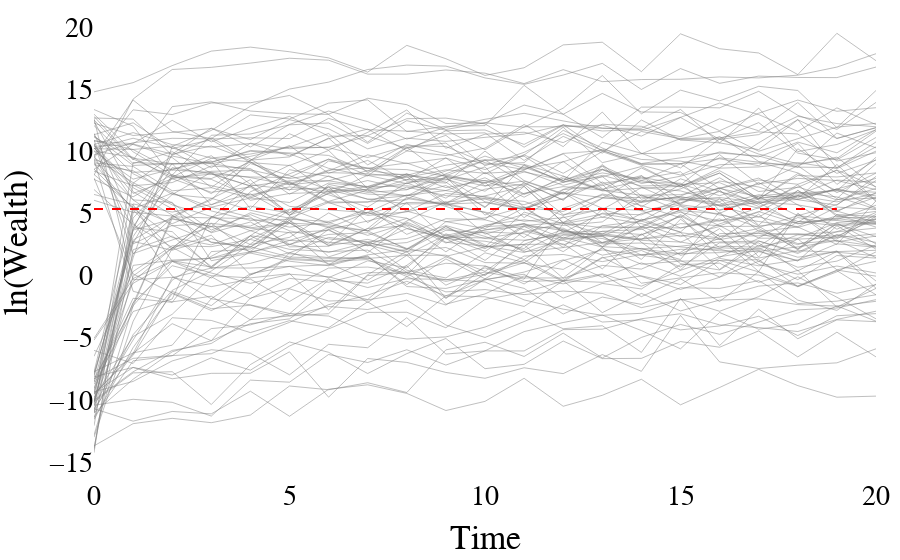

Notebook code for this chart:
### Code cell
fig = go.Figure()

df_high = s12[s12['Group'] == 'high']
for i in df_high['Surname'].unique():
    df_nid = df_high[df_high['Surname'] == i]
    fig.add_trace(go.Scatter(
        x=df_nid['Time'], 
        y=df_nid['log_Wealth_Random'], 
        mode='lines', 
        name=f'Surname {i} (High)',
        opacity=0.5,
        line=dict(width=1, color='grey')
    ))


df_low = s12[s12['Group'] == 'low']
for i in df_low['Surname'].unique():
    df_nid = df_low[df_low['Surname'] == i]
    fig.add_trace(go.Scatter(
        x=df_nid['Time'], 
        y=df_nid['log_Wealth_Random'], 
        mode='lines', 
        name=f'Surname {i} (Low)',
        opacity=0.5,
        line=dict(width=1, color='grey')
    ))

# fig.add_trace(go.Scatter(
#     x=s12['Time'], 
#     y=s12['log_Wealth_Random'], 
#     mode='markers', 
#     name='All Surnames',
#     opacity=0.8,
#     marker=dict(
#         color=s12['Wealth_Rank_first'],  
#         colorscale='Temps',  
#         # colorbar=dict(title="Wealth Rank") 
#     )
# ))


# Add the trace for the 'mu' line
fig.add_trace(go.Scatter(x=s12['Time'], 
                         y=pop12['mu'],
                         mode='lines', 
                         name='mu', 
                         line=dict(color='red', dash='dash', width=2)))


fig.update_layout(
    xaxis_title='Time',
    yaxis_title='ln(Wealth)',
    legend_title='Surnames',
    font_family="Times New Roman",
    title_font_family="Times New Roman",
    font_size = 28,
    font_color='black',
    showlegend=False,
    margin=dict(l=10, r=10, t=10, b=10),
    # paper_bgcolor='rgba(0,0,0,0)',
    plot_bgcolor = 'rgba(0,0,0,0)'
)

fig.show()
